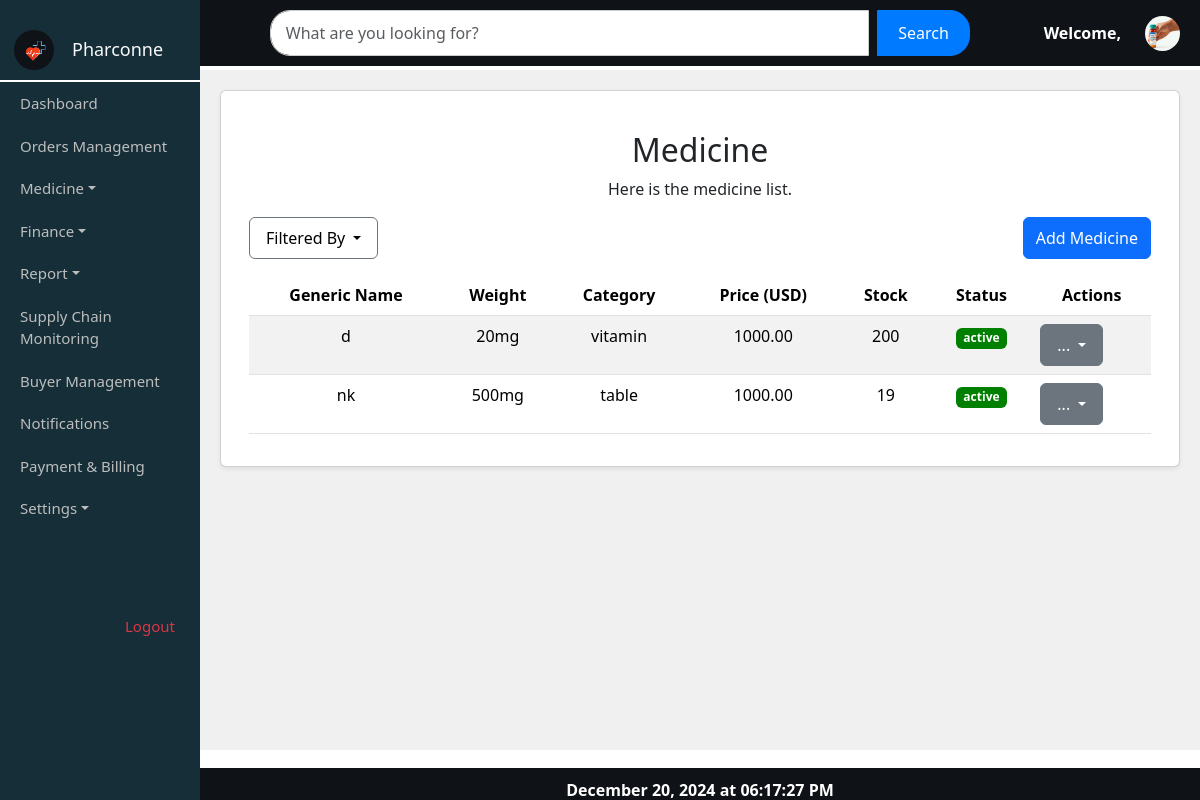
/medicineview/, run on the app's committed database.
### myapp/models.py (models this page shows, shortened)
class Pmedstock(models.Model):
    STATUS_CHOICES = [
        ('active', 'Active'),
        ('inactive', 'Inactive'),
    ]
    name = models.CharField(max_length=255)
    generic_name = models.CharField(max_length=255)
    sku = models.CharField(max_length=100, unique=True)
    weight = models.CharField(max_length=100)
    category = models.CharField(max_length=100)  # You can also use a ForeignKey if you have a Category model
    manufacturer = models.CharField(max_length=255)
    price = models.DecimalField(max_digits=10, decimal_places=2)
    manufacturer_price = models.DecimalField(max_digits=10, decimal_places=2)
    expire_date = models.DateField()
    stock = models.PositiveIntegerField()
    status = models.CharField(max_length=10, choices=STATUS_CHOICES)
    details = models.TextField()

### myapp/views.py (the view)
# urls.py: path('medicineview/', views.medview, name='medicineview'),
def medview(request):
    data = Pmedstock.objects.all()
    return render(request, 'myapp/medicineview.html', {
        'data': data
    })

### myapp/templates/myapp/medicineview.html (shortened to what this page needs)
{% extends 'myapp/userhome.html' %}
{% load static %}
{% block content %}
<div class="content-container">
    <div class="message-container">
        <div class="card shadow-sm mb-4">
            <div class="card-body">
                <div class="container">
                    <h2 class="mt-4">Medicine</h2>
                    <p>Here is the medicine list.</p>
                    <div class="table-container">
                        <div class="d-flex justify-content-between mb-3">
                            <div class="dropdown me-2">
                                <button class="btn btn-outline-secondary dropdown-toggle" type="button" onclick="toggleFilterDropdown(event)" style="color: black;">
                                    Filtered By
                                </button>
                            </div>
                            <button class="btn btn-primary btn-add" onclick="window.location.href='{% url 'pharmaddmedicine' %}'">Add Medicine</button>
                        </div>
                        <table class="table table-striped" id="medicineTable">
                            <thead>
                                <tr>
                                    <th scope="col">Generic Name</th>
                                    <th scope="col">Weight</th>
                                    <th scope="col">Category</th>
                                    <th scope="col">Price (USD)</th>
                                    <th scope="col">Stock</th>
                                    <th scope="col">Status</th>
                                    <th scope="col">Actions</th>
                                </tr>
                            </thead>
                            <tbody>
                                {% for medicine in data %}
                                    <tr>
                                        <td>{{ medicine.generic_name }}</td>
                                        <td>{{ medicine.weight }}</td>
                                        <td>{{ medicine.category }}</td>
                                        <td>{{ medicine.price }}</td>
                                        <td>{{ medicine.stock }}</td>
                                        <td>
                                            <span class="badge" style="background-color: {% if medicine.status == 'active' %}green{% else %}red{% endif %}; color: white;">
                                                {{ medicine.status }}
                                            </span>
                                        </td>
                                        <td>
                                            <div class="dropdown">
                                                <button class="btn btn-secondary dropdown-toggle" type="button" onclick="toggleDropdown(event)">
                                                    ...
                                                </button>
                                            </div>
                                        </td>
                                    </tr>
                                {% empty %}
                                    <tr>
                                        <td colspan="7" class="text-center">No medicines available.</td>
                                    </tr>
                                {% endfor %}
                            </tbody>
                        </table>
                    </div>
                </div>
            </div>
        </div>
    </div>
</div>
{% endblock %}

### myapp/static/myapp/css/pharmacy_list.css (style rules this page uses)
body { margin: 0; padding: 0; overflow: hidden; }
.content-container { position: absolute; top: 70px; left: 16.666%; right: 0; bottom: 50px; overflow-y: auto; padding: 20px; background-color: #f0f0f0; }
.message-container { text-align: center; background-color: #f8f9fa; background-size: cover; border-radius: 10px; min-height: 300px; }

### myapp/templates/myapp/userhome.html (style rules this page uses)
.dropdown-toggle { color: #fff; text-decoration: none; display: block; padding: 0.5em 1em; }

### data on the page
Pmedstock: generic_name "d", weight "20mg", category "vitamin", price "1000.00", stock "200", status "active"
Pmedstock: generic_name "nk", weight "500mg", category "table", price "1000.00", stock "19", status "active"
